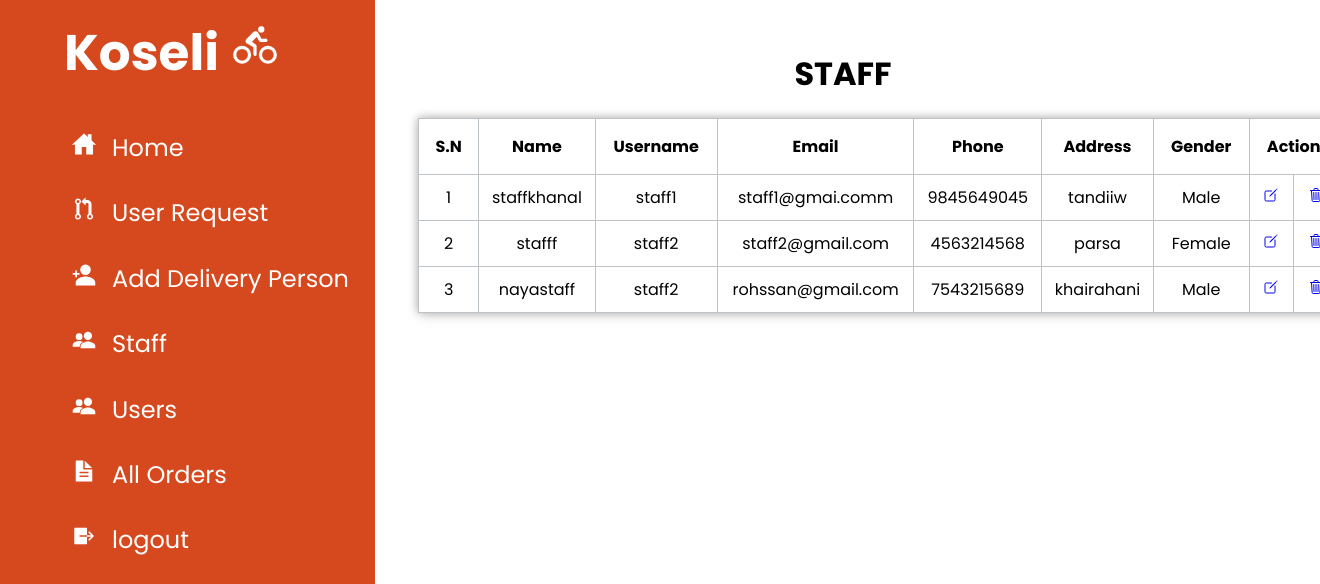
Page /admin/?r=staff (signed in) on the earlier database version.
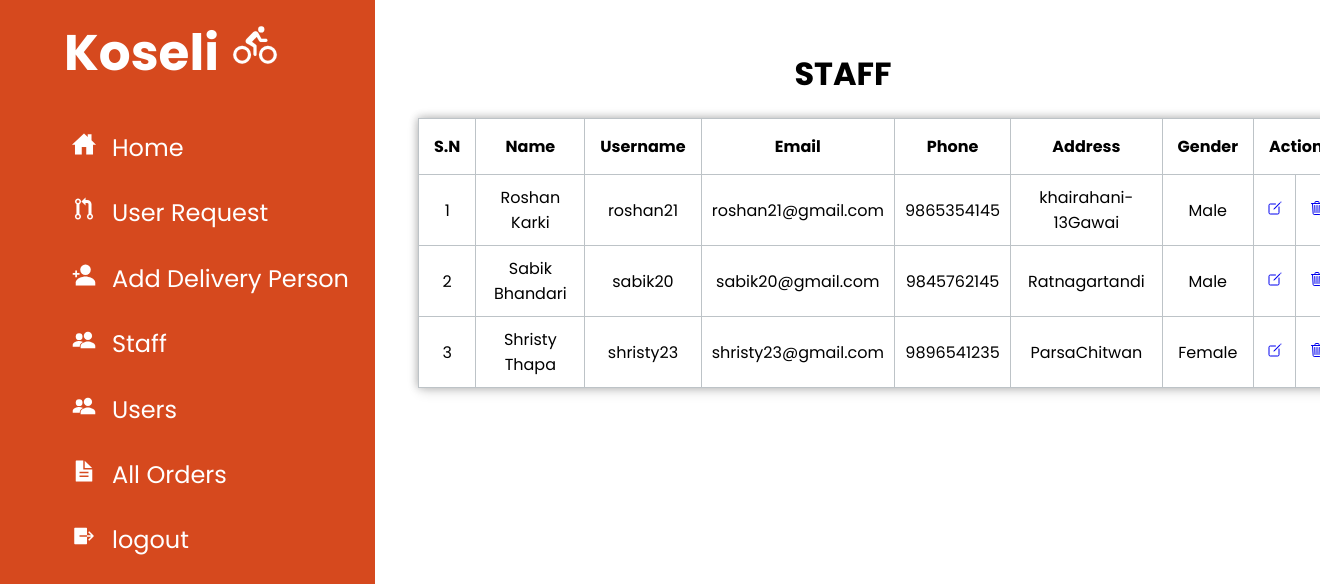
Same page on the later database version.
### tables this page shows
CREATE TABLE `staff` (
  `id` int(11) NOT NULL,
  `name` varchar(20) NOT NULL,
  `username` varchar(20) NOT NULL,
  `password` varchar(100) NOT NULL,
  `email` varchar(20) NOT NULL,
  `phone` varchar(10) NOT NULL,
  `address` varchar(25) NOT NULL,
  `gender` varchar(6) NOT NULL
);

### admin/controller/staffcontroller.php (called while the page is built)
<?php
include 'view/navbar.php';
include 'model/dbmodel.php';
$users = view_staff();
include 'view/staff.php';
include 'view/footer.php';
?>

### admin/model/dbmodel.php (called while the page is built, shortened)
<?php
function db_connect() {
    $db['host'] = "localhost";
    $db['username'] = "root";
    $db['password'] = "";
    $db['db_name'] = "koseli";
    $conn = new mysqli($db['host'], $db['username'], $db['password'], $db['db_name']);
    return $conn;
}
function view_staff()
{
$conn = db_connect();
$sql = "SELECT * from staff";
$result = $conn->query($sql);
if($result)
{
    return $result;
}
else
{
    return false;
}
}
?>

### admin/view/staff.php (the view, shortened to what this page needs)
<!DOCTYPE html>
<html lang="en">
<head>
</head>
<body>
    <div class="user">
    <h1>STAFF</h1>
</div>
    <div class="box">
    <?php
if($users)
$i=0;
echo"
<table border=1 style=text-align:center>
   <tr>
        <th> S.N</th>
        <th> Name</th>
        <th> Username</th>
        <th> Email</th>
        <th>Phone</th>
        <th> Address</th>
        <th> Gender</th>
        <th colspan=2> Action</th>
</tr>";
while ($row = $users->fetch_assoc()) {
    $i++;
    echo"
    <tr>
        <td>".$i."</td>
        <td>". $row["name"] ."</td>
        <td>". $row["username"] ."</td>
        <td>". $row["email"] ."</td>
        <td>". $row["phone"] ."</td>
        <td>". $row["address"] ."</td>
        <td>". $row["gender"] ."</td>
        <td>  <a href=". $base_url."?r=editstaff&id=".$row["id"]."><ion-icon name='create-outline'></ion-icon></a> </td>
        <td>  <a href=". $base_url."?r=deletestaff&id=".$row["id"]."><ion-icon name='trash-outline'></ion-icon></a> </td>
</tr>";
}
echo "</table>";
?>
</div>
</body>
</html>

Differences in the rows shown:
removed staff: name "nayastaff", username "staff2", email "rohssan@gmail.com", phone "7543215689", address "khairahani", gender "Male"
changed staff: name "staffkhanal" → "Roshan Karki"; username "staff1" → "roshan21"; email "staff1@gmai.comm" → "roshan21@gmail.com"; phone "9845649045" → "9865354145"; address "tandiiw" → "khairahani-13Gawai"
added staff: name "Sabik Bhandari", username "sabik20", email "sabik20@gmail.com", phone "9845762145", address "Ratnagartandi", gender "Male"
changed staff "Female": name "stafff" → "Shristy Thapa"; username "staff2" → "shristy23"; email "staff2@gmail.com" → "shristy23@gmail.com"; phone "4563214568" → "9896541235"; address "parsa" → "ParsaChitwan"
